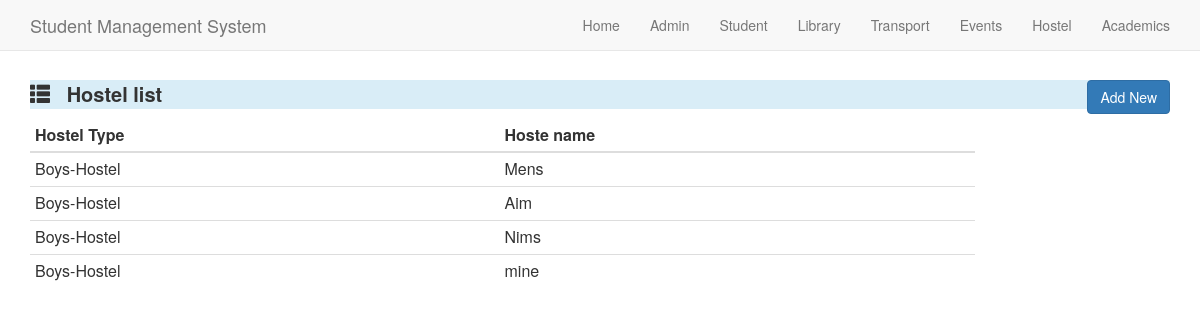
Page /hosteldetails/ on the committed database.
### Hostel/models.py (models this page shows, shortened)
class Hostel_Details(models.Model):
    type_choices=(
        ('Boys-Hostel','Boys-Hostel'),
        ('Girls-Hostel','Girls-Hostel')
    )
    Hostel_type=models.CharField(max_length=15,choices=type_choices)
    Hostel_Name=models.CharField(max_length=20)

### Hostel/views.py (the view)
# urls.py: url(r'^hosteldetails/$',hosview.Hostel_Detail,name='Hostel_Details'),
def Hostel_Detail(request):
    query =Hostel_Details.objects.all()
    hostel_detail_list = []
    for q in query:
        temp_dict = {}
        temp_dict['Hostel_type']= q.Hostel_type
        temp_dict['Hostel_Name']=q.Hostel_Name
        hostel_detail_list.append(temp_dict)
    context_dict = {'query':hostel_detail_list}
    return render(request,'hosteldetail.html',context_dict)

### Hostel/templates/hosteldetail.html (shortened to what this page needs)
<html>
<head>
	<link rel="stylesheet" href="https://maxcdn.bootstrapcdn.com/bootstrap/3.3.7/css/bootstrap.min.css">
</head>
<body >
{% block content %}
  <nav class="navbar navbar-default navbar-fixed-top">
    <div class="container">
      <div class="navbar-header">
        <a class="navbar-brand" href="index.html">Student Management System</a>
      </div>
      <div class="collapse navbar-collapse" id="myNavbar">
        <ul class="nav navbar-nav navbar-right">
          <li><a href="/">Home</a></li>
          <li><a href="/admin">Admin</a></li>
          <li><a href="/student">Student</a></li>
          <li><a href="/library">Library</a></li>
          <li><a href="/transport">Transport</a></li>
          <li><a href="/events">Events</a></li>
          <li><a href="/hostel">Hostel</a></li>
          <li><a href="/academics">Academics</a></li>
        </ul>
      </div>
    </div>
  </nav>
 <br><br>
 <br>
 <br>
 <div class="container">
	<div class="row">
		<div class='col-md-12'>
			<p class="bg-info" style='font-size:20px;font-weight:bold;'>
				<span class="glyphicon glyphicon-th-list"></span>
				&nbsp;
				Hostel list
				<a href="/addhosteldetails" button type="button"  style="float: right" class="btn btn-primary">Add New</button></a>
			</p>
		</div>
	</div>
		<div class='row'>
		<div class='col-md-10 pull-left'>
		<table class="table table-condensed">
			<thead>
		<tr>
			<th>Hostel Type</th>
      <th>Hoste name</th>
		</tr>
			</thead>
			<tbody>
			{% for q in query %}
		<tr>
			<td>{{q.Hostel_type}}</td>
      <td>{{q.Hostel_Name}}</td>
		</tr>
		{% endfor %}
	</tbody>
	</table>
		</div>
	</div>
</div>
{% endblock %}

### rows in the picture
Hostel_Details: Hostel_type "Boys-Hostel", Hostel_Name "Mens"
Hostel_Details: Hostel_type "Boys-Hostel", Hostel_Name "Aim"
Hostel_Details: Hostel_type "Boys-Hostel", Hostel_Name "Nims"
Hostel_Details: Hostel_type "Boys-Hostel", Hostel_Name "mine"
